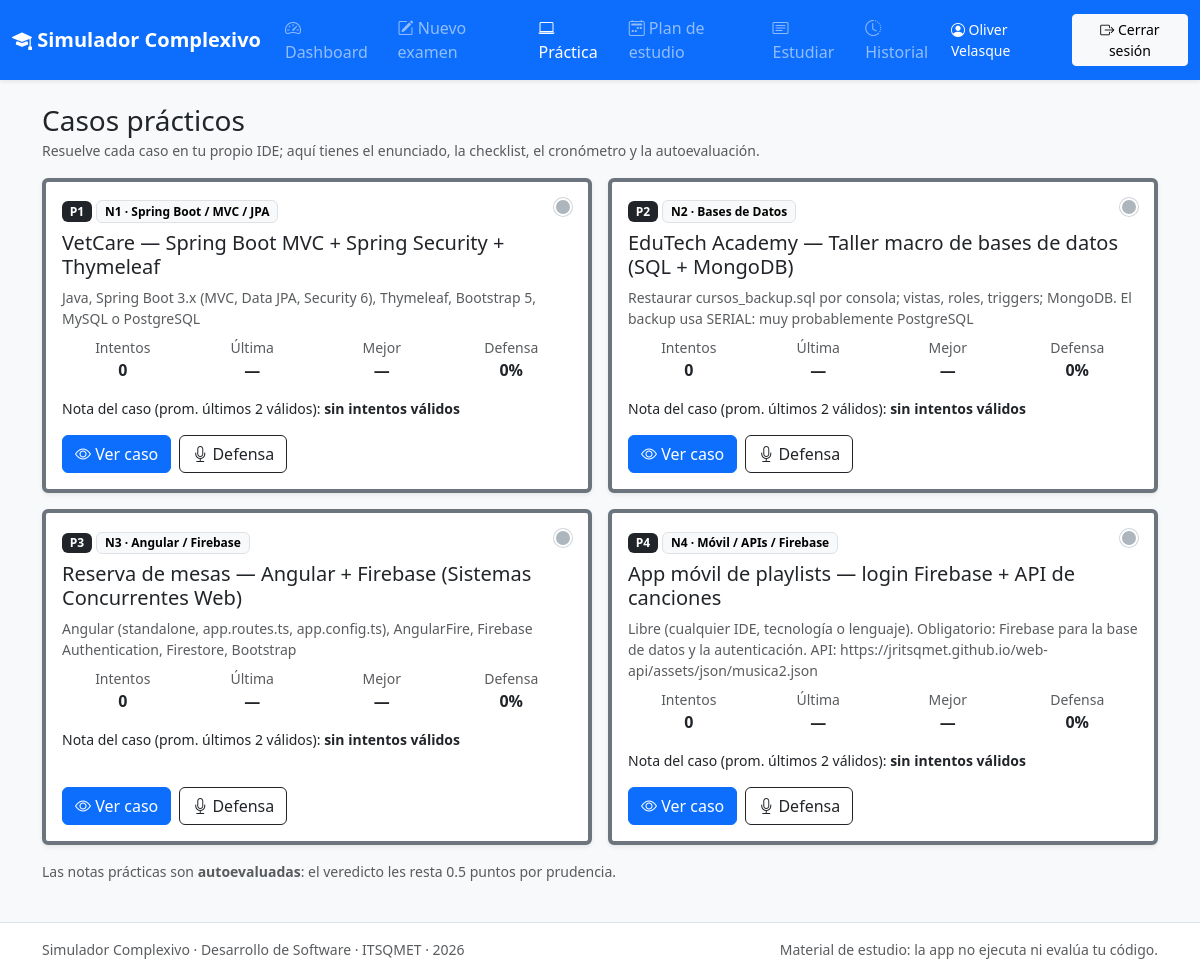
/practica/ (signed in), run on the app's committed database.
### models.py (models this page shows, shortened)
class Usuario(UserMixin, db.Model):
    __tablename__ = "usuarios"
    id = db.Column(db.Integer, primary_key=True)
    nombre_completo = db.Column(db.String(120), nullable=False)
    email = db.Column(db.String(120), unique=True, index=True, nullable=False)
    password_hash = db.Column(db.String(255), nullable=False)
    fecha_registro = db.Column(db.DateTime, default=ahora, nullable=False)
    intentos = db.relationship("Intento", back_populates="usuario", cascade="all, delete-orphan")
    intentos_practicos = db.relationship(
        "IntentoPractico", back_populates="usuario", cascade="all, delete-orphan"
    )
    repasos_defensa = db.relationship(
        "RepasoDefensa", back_populates="usuario", cascade="all, delete-orphan"
    )
    repasos_tarjeta = db.relationship(
        "RepasoTarjeta", back_populates="usuario", cascade="all, delete-orphan"
    )
    planes = db.relationship("PlanEstudio", back_populates="usuario", cascade="all, delete-orphan")
    veredictos = db.relationship(
        "VeredictoDiario", back_populates="usuario", cascade="all, delete-orphan"
    )
    @property
    def plan_activo(self):
        return PlanEstudio.query.filter_by(usuario_id=self.id, activo=True).first()

class CasoPractico(db.Model):
    __tablename__ = "casos_practicos"
    id = db.Column(db.Integer, primary_key=True)
    codigo = db.Column(db.String(5), unique=True, nullable=False)
    nucleo = db.Column(db.Integer, nullable=False)
    titulo = db.Column(db.String(200), nullable=False)
    tecnologia = db.Column(db.String(300), nullable=False)
    tiempo_sugerido_min = db.Column(db.Integer, nullable=False)
    enunciado = db.Column(db.Text, nullable=False)
    rubrica = db.Column(db.JSON, nullable=False)
    defensa = db.Column(db.JSON, nullable=False)
    ambiguedades = db.Column(db.JSON, nullable=False)
    recursos = db.Column(db.JSON, nullable=False)

### blueprints/practica.py (the view)
@bp.route("/")
@login_required
def index():
    nota_minima = _nota_minima()
    return render_template(
        "practica/index.html",
        filas=srv.resumen_casos(current_user.id, nota_minima),
        pendiente=srv.intento_pendiente(current_user.id),
        nota_minima=nota_minima,
        margen=config.MARGEN_SEGURIDAD,
        nombres_nucleo=config.NOMBRES_NUCLEO,
    )

### app.py (called while the page is built)
def _registrar_contexto(app):
    from blueprints.plan import ETIQUETAS_FASE, ETIQUETAS_TIPO
    @app.context_processor
    def contexto_global():
        return {
            "cfg": config,
            "etiquetas_fase": ETIQUETAS_FASE,
            "etiquetas_tipo": ETIQUETAS_TIPO,
            "anio_actual": date.today().year,
        }

### blueprints/practica.py (called while the page is built)
def _nota_minima():
    return estadisticas.parametros_examen(current_user)["nota_minima"]

### models.py (called while the page is built)
@login_manager.user_loader
def cargar_usuario(user_id):
    return db.session.get(Usuario, int(user_id))

### servicios/estadisticas.py (called while the page is built, shortened)
def parametros_examen(usuario):
    plan = usuario.plan_activo if usuario is not None else None
    fecha = None
    if config.FECHA_EXAMEN:
        try:
            fecha = date.fromisoformat(config.FECHA_EXAMEN)
        except ValueError:
            fecha = None
    return {
        "nota_minima": config.NOTA_MINIMA_APROBACION,
        "peso_teoria": config.PESO_TEORIA,
        "peso_practica": config.PESO_PRACTICA,
        "fecha_examen": fecha,
        "plan": None,
    }

### servicios/practica.py (called while the page is built)
def semaforo(nota, nota_minima):
    if nota is None:
        return "secondary"
    if nota >= nota_minima + config.MARGEN_SEGURIDAD:
        return "success"
    if nota >= nota_minima:
        return "warning"
    return "danger"

def nota_ajustada(nota):
    if nota is None:
        return None
    return round(max(0.0, nota - config.DESCUENTO_AUTOEVALUACION), 2)

def cargar_intentos(usuario_id):
    intentos = (
        IntentoPractico.query.options(selectinload(IntentoPractico.evaluaciones))
        .filter(IntentoPractico.usuario_id == usuario_id, IntentoPractico.completado.is_(True))
        .order_by(IntentoPractico.fecha_fin.desc(), IntentoPractico.id.desc())
        .all()
    )
    por_caso = defaultdict(list)
    for intento in intentos:
        por_caso[intento.caso_id].append(intento)
    return por_caso

def _validos(intentos, caso):
    return [i for i in intentos if es_intento_valido(i, caso)]

def _nota_de_validos(validos):
    ultimos = [i.nota_autoevaluada for i in validos[:2] if i.nota_autoevaluada is not None]
    if not ultimos:
        return None
    return round(sum(ultimos) / len(ultimos), 2)

def intentos_validos(usuario_id, caso, cache=None):
    cache = cache if cache is not None else cargar_intentos(usuario_id)
    return _validos(cache.get(caso.id, []), caso)

### templates/practica/index.html (shortened to what this page needs)
{% extends "base.html" %}
{% block contenido %}
<div class="d-flex flex-wrap justify-content-between align-items-center gap-2 mb-3">
  <div>
    <h1 class="h3 mb-0">Casos prácticos</h1>
    <small class="text-muted">Resuelve cada caso en tu propio IDE; aquí tienes el enunciado, la checklist, el cronómetro y la autoevaluación.</small>
  </div>
</div>
<div class="row g-3">
  {% for f in filas %}
  {% set c = f.caso %}
  <div class="col-12 col-md-6">
    <div class="card h-100 shadow-sm border-start border-4 border-{{ f.semaforo }}">
      <div class="card-body d-flex flex-column">
        <div class="d-flex justify-content-between align-items-start gap-2">
          <div>
            <span class="badge text-bg-dark">{{ c.codigo }}</span>
            <span class="badge text-bg-light border">N{{ c.nucleo }} · {{ nombres_nucleo[c.nucleo] }}</span>
          </div>
          <span class="semaforo semaforo-{{ f.semaforo }}" title="Semáforo: verde ≥ {{ '%.1f'|format(nota_minima + margen) }}, amarillo ≥ {{ '%.1f'|format(nota_minima) }}, rojo por debajo"></span>
        </div>
        <h2 class="h5 mt-2">{{ c.titulo }}</h2>
        <p class="small text-muted mb-2">{{ c.tecnologia }}</p>
        <div class="row text-center g-2 mb-3">
          <div class="col-3"><div class="small text-muted">Intentos</div><div class="fw-semibold">{{ f.n_intentos }}</div></div>
          <div class="col-3"><div class="small text-muted">Última</div><div class="fw-semibold">{{ "%.2f"|format(f.ultima_nota) if f.ultima_nota is not none else "—" }}</div></div>
          <div class="col-3"><div class="small text-muted">Mejor</div><div class="fw-semibold">{{ "%.2f"|format(f.mejor_nota) if f.mejor_nota is not none else "—" }}</div></div>
          <div class="col-3"><div class="small text-muted">Defensa</div><div class="fw-semibold">{{ "%.0f"|format(f.dominio_defensa) }}%</div></div>
        </div>
        <p class="small mb-3">
          Nota del caso (prom. últimos 2 válidos):
          <strong>{{ "%.2f"|format(f.nota_caso) if f.nota_caso is not none else "sin intentos válidos" }}</strong>
        </p>
        <div class="mt-auto d-flex flex-wrap gap-2">
          <a class="btn btn-primary" href="{{ url_for('practica.caso', codigo=c.codigo) }}"><i class="bi bi-eye"></i> Ver caso</a>
          <a class="btn btn-outline-dark" href="{{ url_for('practica.defensa', codigo=c.codigo) }}"><i class="bi bi-mic"></i> Defensa</a>
        </div>
      </div>
    </div>
  </div>
  {% endfor %}
</div>
<p class="small text-muted mt-3">
  Las notas prácticas son <strong>autoevaluadas</strong>: el veredicto les resta {{ cfg.DESCUENTO_AUTOEVALUACION }} puntos por prudencia.
</p>
{% endblock %}

### templates/base.html (shortened to what this page needs)
<!doctype html>
<html lang="es" data-bs-theme="light">
<head>
  <link rel="stylesheet" href="https://cdn.jsdelivr.net/npm/bootstrap@5.3.3/dist/css/bootstrap.min.css">
  <link rel="stylesheet" href="https://cdn.jsdelivr.net/npm/bootstrap-icons@1.11.3/font/bootstrap-icons.min.css">
  <link rel="stylesheet" href="{{ url_for('static', filename='css/estilos.css') }}">
</head>
<body class="d-flex flex-column min-vh-100 bg-body-tertiary">
<nav class="navbar navbar-expand-lg navbar-dark bg-primary shadow-sm sticky-top">
  <div class="container-fluid">
    <a class="navbar-brand fw-semibold" href="{{ url_for('inicio') }}"><i class="bi bi-mortarboard-fill"></i> Simulador Complexivo</a>
    {% if current_user.is_authenticated %}
    <div class="collapse navbar-collapse" id="menu-principal">
      {% set ruta = request.endpoint or "" %}
      <ul class="navbar-nav me-auto">
        <li class="nav-item"><a class="nav-link {% if ruta.startswith('dashboard.index') %}active{% endif %}" href="{{ url_for('dashboard.index') }}"><i class="bi bi-speedometer2"></i> Dashboard</a></li>
        <li class="nav-item"><a class="nav-link {% if ruta.startswith('examen.') %}active{% endif %}" href="{{ url_for('examen.configurar') }}"><i class="bi bi-pencil-square"></i> Nuevo examen</a></li>
        <li class="nav-item"><a class="nav-link {% if ruta.startswith('practica.') %}active{% endif %}" href="{{ url_for('practica.index') }}"><i class="bi bi-laptop"></i> Práctica</a></li>
        <li class="nav-item"><a class="nav-link {% if ruta.startswith('plan.') %}active{% endif %}" href="{{ url_for('plan.index') }}"><i class="bi bi-calendar2-week"></i> Plan de estudio</a></li>
        <li class="nav-item"><a class="nav-link {% if ruta.startswith('estudio.') %}active{% endif %}" href="{{ url_for('estudio.index') }}"><i class="bi bi-card-text"></i> Estudiar</a></li>
        <li class="nav-item"><a class="nav-link {% if ruta == 'dashboard.historial' %}active{% endif %}" href="{{ url_for('dashboard.historial') }}"><i class="bi bi-clock-history"></i> Historial</a></li>
      </ul>
      <div class="d-flex align-items-center gap-2">
        <span class="navbar-text text-white small"><i class="bi bi-person-circle"></i> {{ current_user.nombre_completo }}</span>
        <form method="post" action="{{ url_for('auth.logout') }}" class="m-0">
          <button type="submit" class="btn btn-sm btn-light" id="btn-cerrar-sesion"><i class="bi bi-box-arrow-right"></i> Cerrar sesión</button>
        </form>
      </div>
    </div>
    {% else %}
    <div class="d-flex gap-2">
      <a class="btn btn-sm btn-outline-light" href="{{ url_for('auth.login') }}">Iniciar sesión</a>
      <a class="btn btn-sm btn-light" href="{{ url_for('auth.registro') }}">Registrarse</a>
    </div>
    {% endif %}
  </div>
</nav>
<main class="container-lg py-4 flex-grow-1">
  {% block contenido %}{% endblock %}
</main>
<footer class="border-top bg-body py-3 mt-auto">
  <div class="container-lg small text-muted d-flex flex-wrap justify-content-between gap-2">
    <span>Simulador Complexivo · Desarrollo de Software · ITSQMET · {{ anio_actual }}</span>
    <span>Material de estudio: la app no ejecuta ni evalúa tu código.</span>
  </div>
</footer>
</body>
</html>

### static/css/estilos.css (style rules this page uses)
.semaforo { display: inline-block; width: 18px; height: 18px; border-radius: 50%; border: 2px solid #fff; box-shadow: 0 0 0 1px #ced4da; }
.semaforo-secondary { background: #adb5bd; }

### data on the page
Usuario: nombre_completo "Oliver Velasque"
CasoPractico: codigo "P1", nucleo "1", nucleo "Spring Boot / MVC / JPA", titulo "VetCare — Spring Boot MVC + Spring Security + Thymeleaf", tecnologia "Java, Spring Boot 3.x (MVC, Data JPA, Security 6), Thymeleaf, Bootstrap 5, MySQL o PostgreSQL"
CasoPractico: codigo "P2", nucleo "2", nucleo "Bases de Datos", titulo "EduTech Academy — Taller macro de bases de datos (SQL + MongoDB)", tecnologia "Restaurar cursos_backup.sql por consola; vistas, roles, triggers; MongoDB. El backup usa SERIAL: muy probablemente PostgreSQL"
CasoPractico: codigo "P3", nucleo "3", nucleo "Angular / Firebase", titulo "Reserva de mesas — Angular + Firebase (Sistemas Concurrentes Web)", tecnologia "Angular (standalone, app.routes.ts, app.config.ts), AngularFire, Firebase Authentication, Firestore, Bootstrap"
CasoPractico: codigo "P4", nucleo "4", nucleo "Móvil / APIs / Firebase", titulo "App móvil de playlists — login Firebase + API de canciones", tecnologia "Libre (cualquier IDE, tecnología o lenguaje). Obligatorio: Firebase para la base de datos y la autenticación. API: https://jritsqmet.github.io/web-api/assets/json/musica2.json"

### other printed values
{{ f.n_intentos }} "0" "0" "0" "0"
{{ "%.2f"|format(f.ultima_nota) if f.ultima_nota is not none else "—" }} "—" "—" "—" "—"
{{ "%.2f"|format(f.mejor_nota) if f.mejor_nota is not none else "—" }} "—" "—" "—" "—"
{{ "%.0f"|format(f.dominio_defensa) }} "0" "0" "0" "0"
{{ cfg.DESCUENTO_AUTOEVALUACION }} "0.5"
